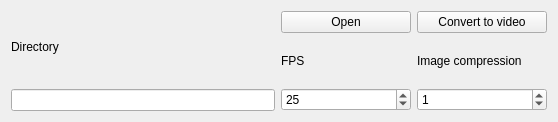
<?xml version="1.0" encoding="UTF-8"?>
<ui version="4.0">
 <class>MainWindow</class>
 <widget class="QMainWindow" name="MainWindow">
  <property name="geometry">
   <rect>
    <x>0</x>
    <y>0</y>
    <width>558</width>
    <height>122</height>
   </rect>
  </property>
  <property name="windowTitle">
   <string>MainWindow</string>
  </property>
  <widget class="QWidget" name="centralWidget">
   <layout class="QGridLayout" name="gridLayout">
    <item row="0" column="0">
     <layout class="QHBoxLayout" name="horizontalLayout">
      <item>
       <layout class="QVBoxLayout" name="verticalLayout_3">
        <item>
         <widget class="QLabel" name="directory_label">
          <property name="text">
           <string>Directory</string>
          </property>
         </widget>
        </item>
        <item>
         <widget class="QLineEdit" name="directory_edit"/>
        </item>
       </layout>
      </item>
      <item>
       <layout class="QVBoxLayout" name="verticalLayout_2">
        <item>
         <widget class="QPushButton" name="open_button">
          <property name="text">
           <string>Open</string>
          </property>
         </widget>
        </item>
        <item>
         <widget class="QLabel" name="fps_label">
          <property name="text">
           <string>FPS</string>
          </property>
         </widget>
        </item>
        <item>
         <widget class="QSpinBox" name="fps_spinbox">
          <property name="minimumSize">
           <size>
            <width>130</width>
            <height>0</height>
           </size>
          </property>
          <property name="maximum">
           <number>30</number>
          </property>
          <property name="value">
           <number>25</number>
          </property>
         </widget>
        </item>
       </layout>
      </item>
      <item>
       <layout class="QVBoxLayout" name="verticalLayout">
        <item>
         <widget class="QPushButton" name="convert_button">
          <property name="text">
           <string>Convert to video</string>
          </property>
         </widget>
        </item>
        <item>
         <widget class="QLabel" name="compression_label">
          <property name="text">
           <string>Image compression</string>
          </property>
         </widget>
        </item>
        <item>
         <widget class="QSpinBox" name="compression_spinbox">
          <property name="minimumSize">
           <size>
            <width>130</width>
            <height>0</height>
           </size>
          </property>
          <property name="maximum">
           <number>30</number>
          </property>
          <property name="value">
           <number>1</number>
          </property>
         </widget>
        </item>
       </layout>
      </item>
     </layout>
    </item>
   </layout>
  </widget>
 </widget>
 <layoutdefault spacing="6" margin="11"/>
 <resources/>
 <connections/>
</ui>
